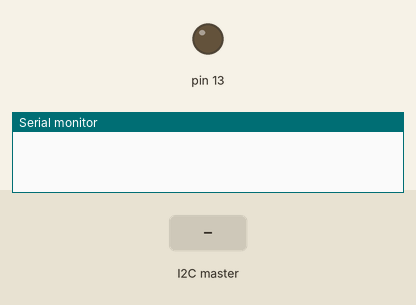
This sketch was run on a simulated Arduino Uno, built with avr-gcc and run on an emulated ATmega328P. Shown: output pins drawn as LEDs (lit = HIGH), the last lines printed to the serial monitor. The test bench sets the inputs (shaded band).

Above: at 1.2 s.
1.3 s: the I2C master sends the byte 1
At 2.5 s:
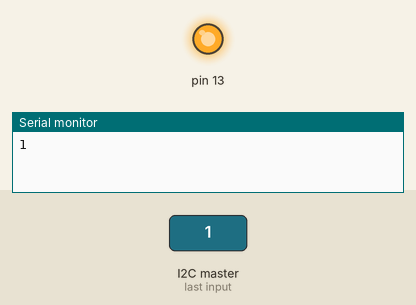
2.8 s: the I2C master sends the byte 90
At 3.7 s:
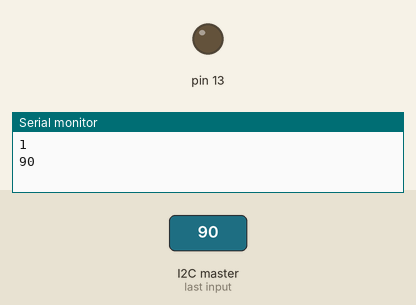
4.3 s: the I2C master sends the byte 0
At 4.9 s:
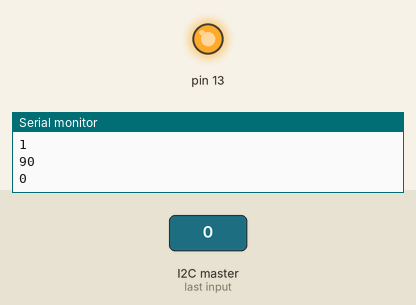
Timing chart, 0 to 7.3 s (numbered marks = the images above; inputs shaded):
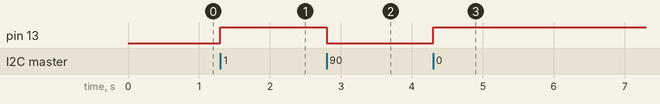

Measured:
- after the input at 1.3 s, pin 13: LOW → HIGH at once
- after the input at 2.8 s, pin 13: HIGH → LOW at once
- after the input at 4.3 s, pin 13: LOW → HIGH at once

The sketch:

I2C_2.ino
```cpp
#include <Wire.h> //COM6
void setup() {
  Wire.begin(1);
  Wire.onReceive(aaa);
  Serial.begin(9600);
  pinMode(13,OUTPUT);
}
void loop() {
  delay(70);
}
void aaa(int a){
  int x=Wire.read();
  if(x<20){
    digitalWrite(13,1);
  }else{
    digitalWrite(13,0);
  }
  Serial.println(x);
}
```
